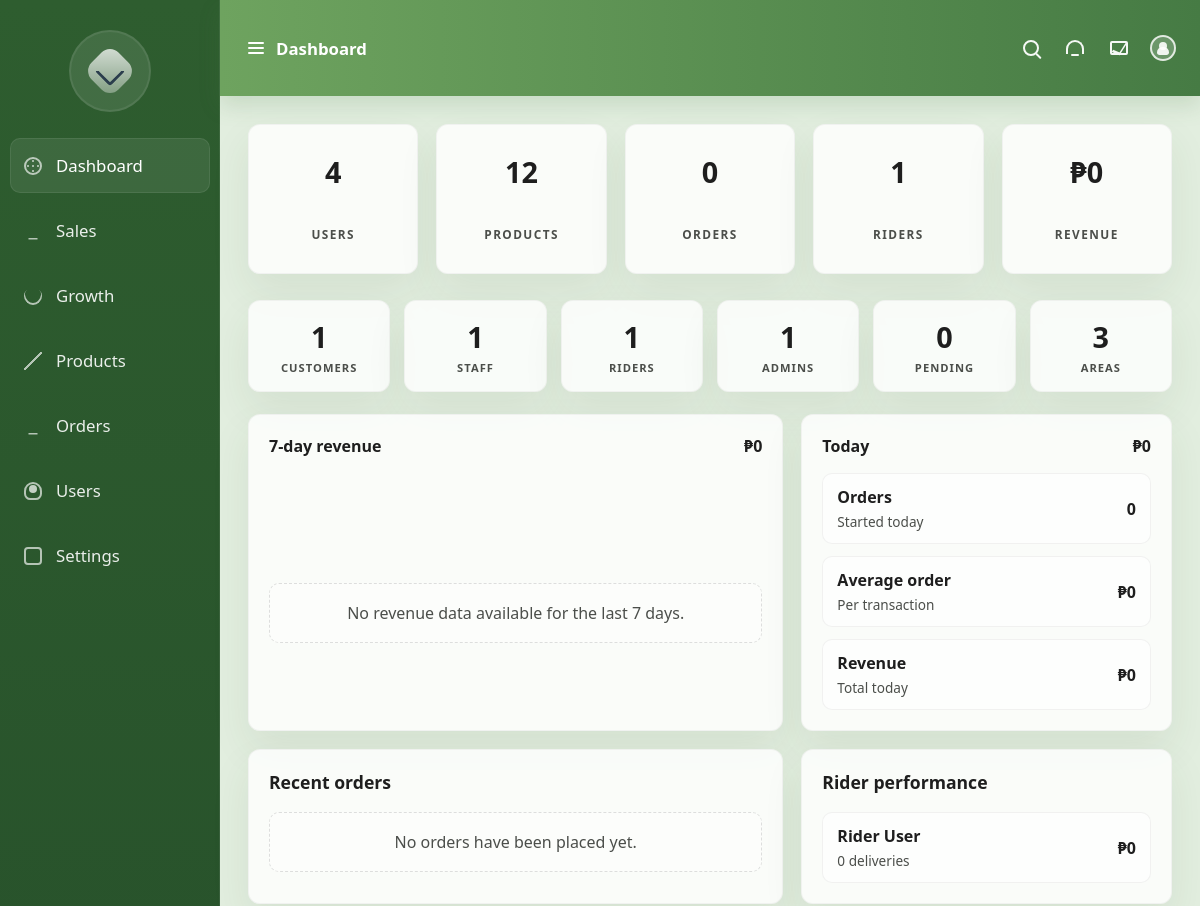
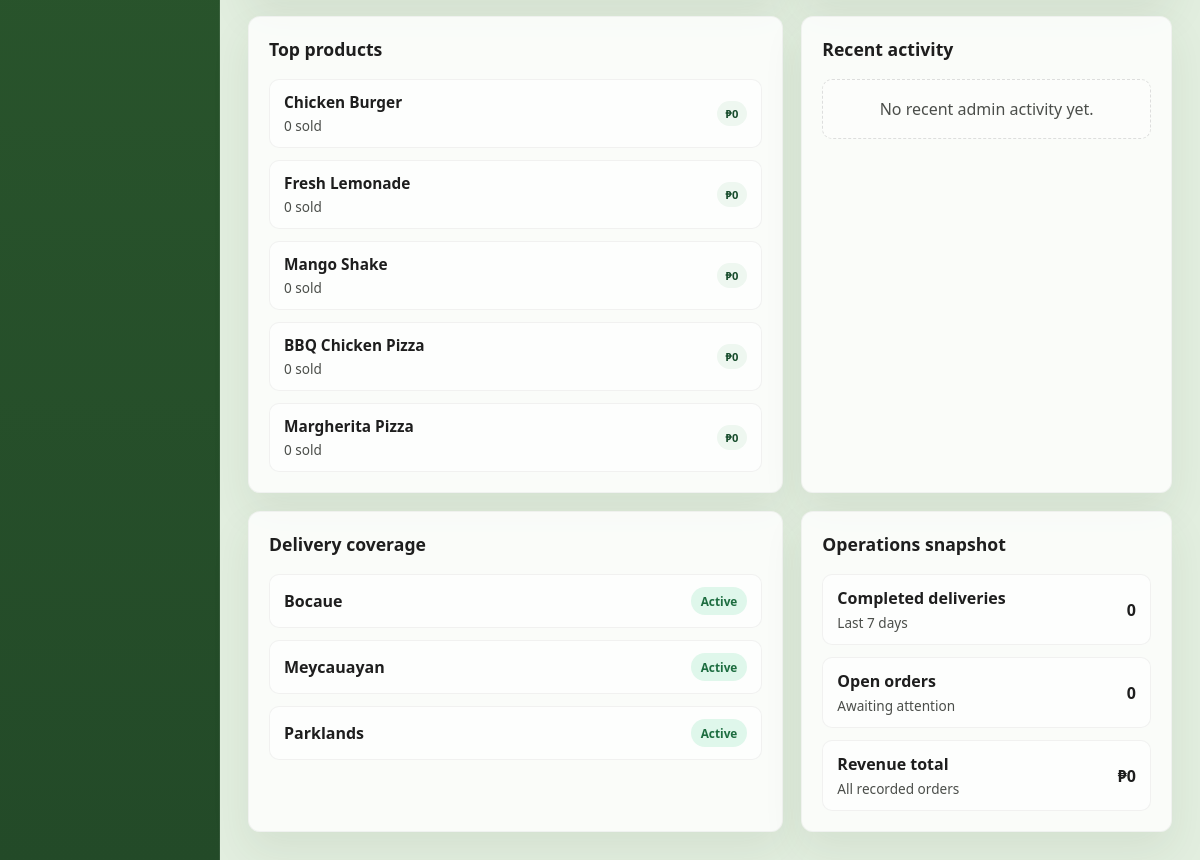
Page /admin/dashboard.php (signed in) on the committed database (2 pictures, top to bottom).
### tables this page shows
CREATE TABLE IF NOT EXISTS delivery_coverages (
    id INT AUTO_INCREMENT PRIMARY KEY,
    area_name VARCHAR(120) NOT NULL,
    rider_id INT NULL,
    status ENUM('active', 'inactive') NOT NULL DEFAULT 'active',
    UNIQUE KEY uq_delivery_coverages_area (area_name),
    FOREIGN KEY (rider_id) REFERENCES users(id)
);

### admin/dashboard.php (the view, shortened to what the rows shown need)
<?php
$deliveryAreas = [];
try {
    $pdo = getDbConnection();
    $deliveryAreas = $pdo->query('SELECT area_name, rider_id, status FROM delivery_coverages WHERE status = "active" ORDER BY area_name ASC')->fetchAll();
} catch (Throwable $e) {
    $stats = [
        'users' => 0,
        'customers' => 0,
        'staff' => 0,
        'riders' => 0,
        'admins' => 0,
        'products' => 0,
        'orders' => 0,
        'revenue' => 0.0,
        'pending' => 0,
        'preparing' => 0,
        'ready_for_pickup' => 0,
        'out_for_delivery' => 0,
        'delivered' => 0,
        'areas' => 0,
    ];
    $recentOrders = [];
    $riderPerformance = [];
    $deliveryAreas = [];
    $revenueTrend = [];
    $topProducts = [];
    $activityFeed = [];
    $todaySummary = [
        'orders' => 0,
        'revenue' => 0.0,
        'average' => 0.0,
    ];
}
?>
<!DOCTYPE html>
<html lang="en">
<head>
</head>
<body>
    <div class="dashboard-shell">
        <div class="content">
            <main class="main-inner">
                <section class="info-grid" style="margin-top: 18px;">
                    <div class="panel-card">
                        <?php if (empty($deliveryAreas)): ?>
                            <div class="empty-box">No active delivery zones have been configured.</div>
                        <?php else: ?>
                            <div class="area-list">
                                <?php foreach ($deliveryAreas as $area): ?>
                                    <div class="area-item">
                                        <div>
                                            <strong><?php echo htmlspecialchars($area['area_name']); ?></strong>
                                        </div>
                                        <span class="status-pill preparing">Active</span>
                                    </div>
                                <?php endforeach; ?>
                            </div>
                        <?php endif; ?>
                    </div>
                </section>
            </main>
        </div>
    </div>
</body>
</html>

### rows in the picture
delivery_coverages: area_name "Bocaue"
delivery_coverages: area_name "Meycauayan"
delivery_coverages: area_name "Parklands"

### other values in the picture
$stats['users'] "4"
$stats['products'] "12"
$stats['orders'] "0"
$stats['riders'] "1"
$stats['revenue'] "0"
$stats['customers'] "1"
$stats['staff'] "1"
$stats['admins'] "1"
$stats['pending'] "0"
$stats['areas'] "3"
$todaySummary['revenue'] "0"
$todaySummary['orders'] "0"
$todaySummary['average'] "0"
$rider['name'] "Rider User"
$rider['deliveries'] "0"
